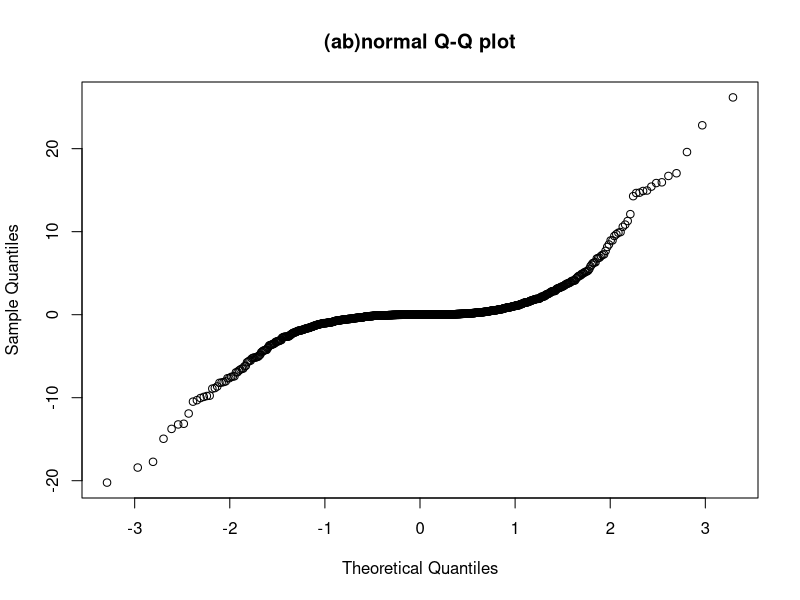
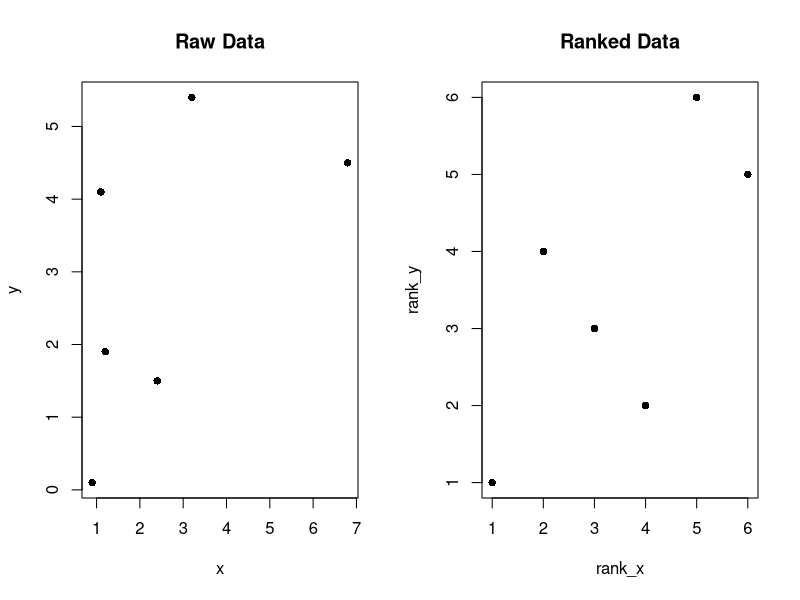
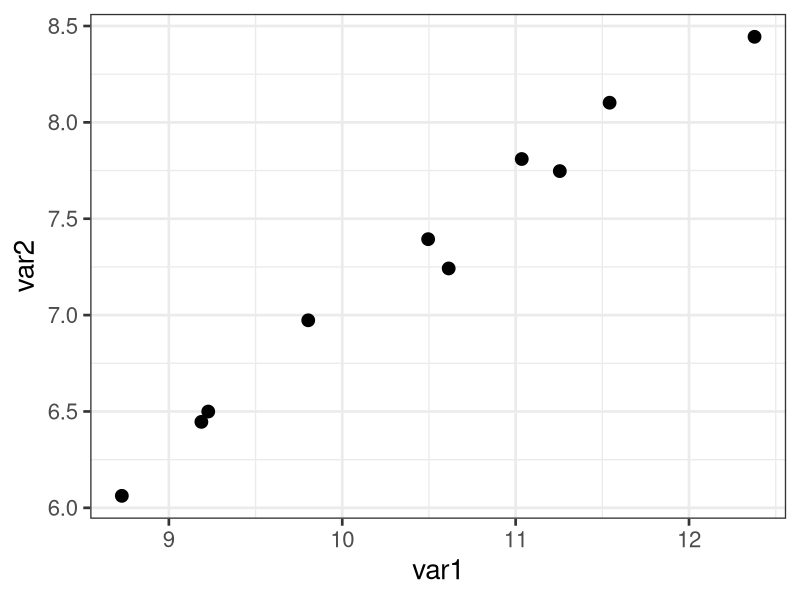
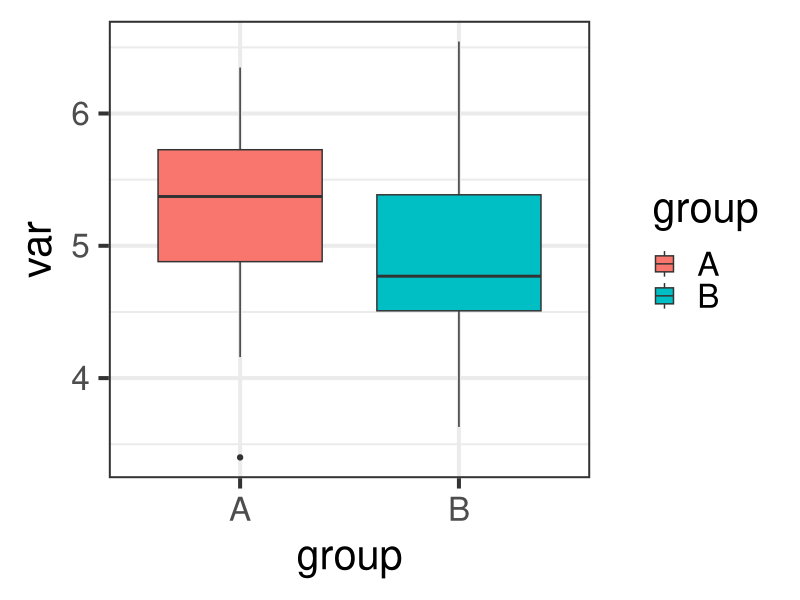
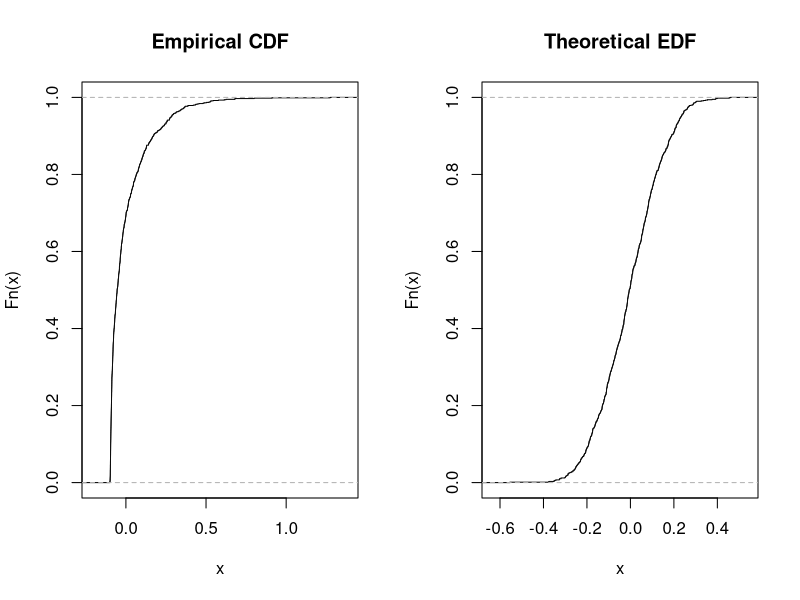

These charts were generated, in order, by the following R code:
## ---- chunk 1
qqnorm(rnorm(1000)^3, main="(ab)normal Q-Q plot")
## ---- chunk 2
x <- c(0.9, 6.8, 3.2, 2.4, 1.2, 1.1)
y <- c(0.1, 4.5, 5.4, 1.5, 1.9, 4.1)
## ---- chunk 3
rank_x <- rank(x)
rank_y <- rank(y)
rank_x
rank_y

## ---- chunk 4
  par(mfrow=c(1,2))
plot(x, y, pch=16, main="Raw Data")
plot(rank_x,rank_y, pch=16, main="Ranked Data")
## ---- chunk 5
cor(x, y, method = "pearson")
cor(x, y, method = "spearman")
cor(rank_x, rank_y, method = "pearson")
## ---- chunk 6
var1 <- rnorm(10, mean=10); 
var2 <- var1 * 0.7 + rnorm(10, sd=0.2) 
ggplot2::qplot(var1, var2, size=I(4)) + ggplot2::theme_bw(20)
## ---- chunk 7
cor(var1, var2, method="kendall")
## ---- chunk 8
x <- rnorm(10, mean=5)
y <- rnorm(10, mean=7)
wilcox.test(x,y)
## ---- chunk 9
var <- c(rnorm(20, mean=6), rnorm(20, mean=5)) 
group <- factor(c(rep("A", 20), rep("B", 20)))
ggplot2::qplot(y=var, x=group, geom="boxplot", fill=group) + 
  ggplot2::theme_bw(30)
## ---- chunk 10
kruskal.test(var~group)
## ---- chunk 11
par(mfrow=c(1,2))
x <- rnorm(1000)
y <- x * 0.3 + rnorm(1000, sd=0.1)
resids <- resid(lm(y^2~x))
plot(ecdf(resids), main="Empirical CDF")

#trying to figure out how to get it on the same plot
#xrange <- seq(from = min(resids), to=max(resids), length.out = 100)
#densities <- pnorm(q = xrange , sd = sd(resids))
#points(x=xrange, y=densities)

plot(ecdf(rnorm(1000, sd=sd(resids))), main="Theoretical EDF")
## ---- chunk 12
ks.test(rnorm(100), "punif")

## ---- chunk 13
ks.test(rnorm(100)^2, "pnorm")
## ---- chunk 14
ks.test(runif(100), rnorm(100))
